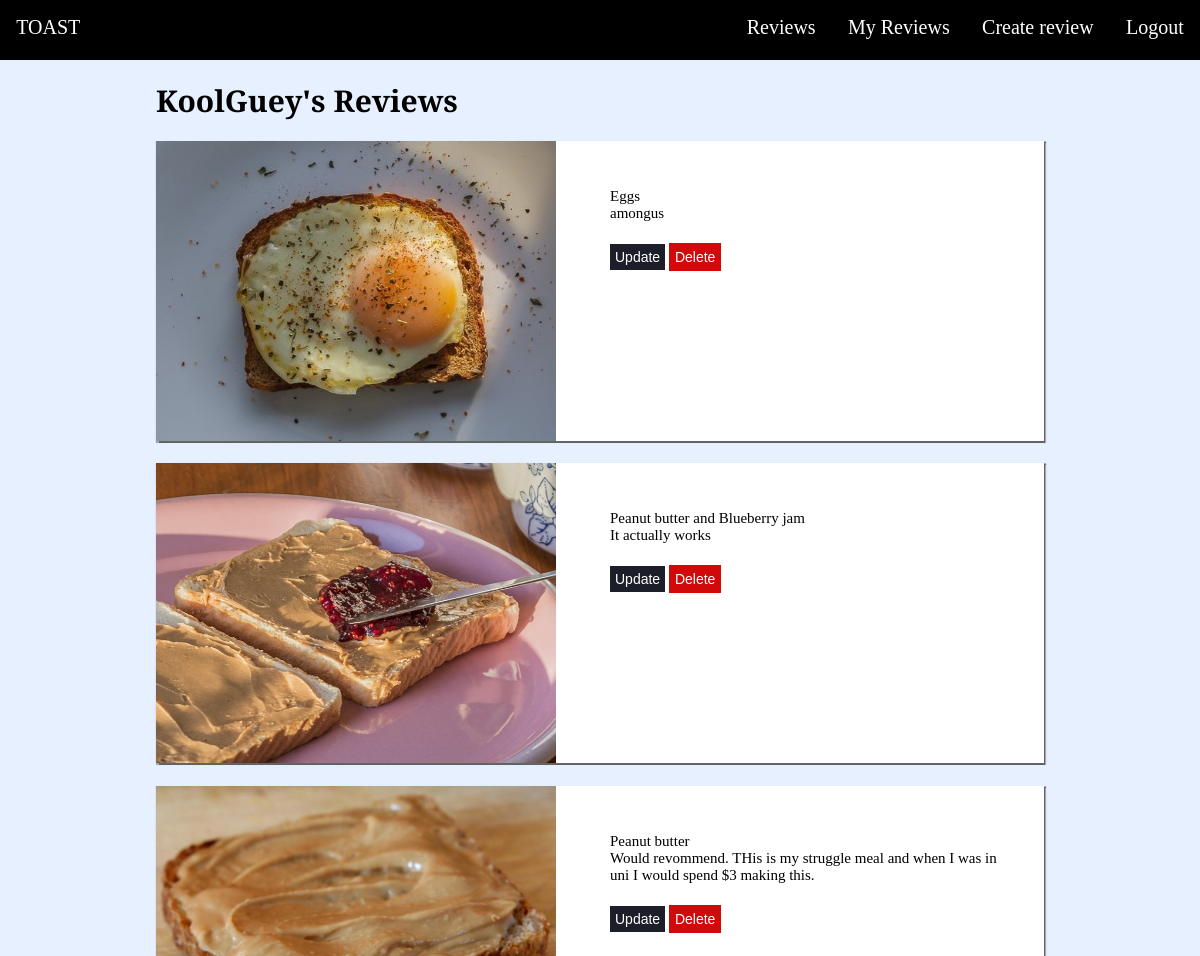
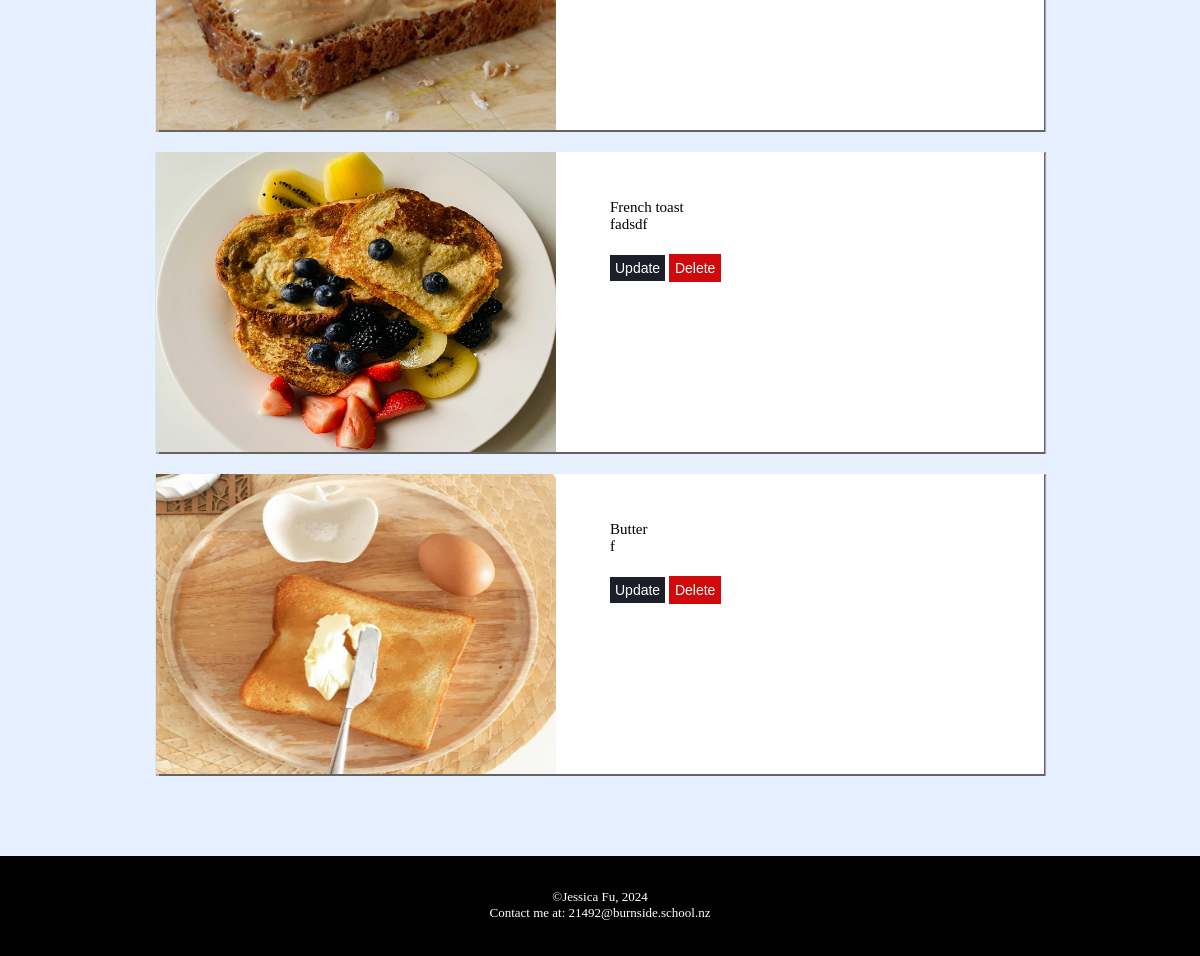
Before: /my_reviews (signed in) with the older database file (2 pictures, top to bottom).
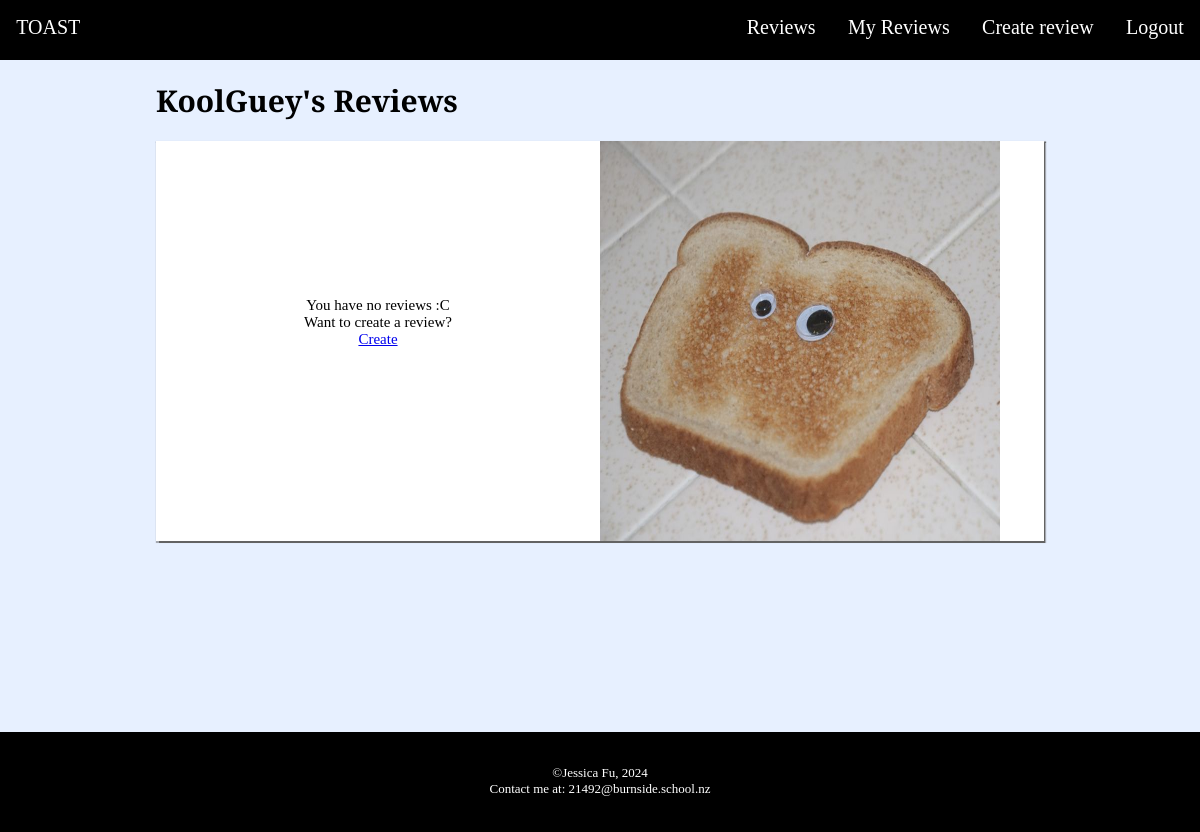
After: the same page with the newer database file.
### tables this page shows
CREATE TABLE Reviews (id INTEGER PRIMARY KEY AUTOINCREMENT, user_id INTEGER REFERENCES Users (id), review TEXT NOT NULL, toast_id INTEGER, approval INTEGER);

CREATE TABLE Toast (id INTEGER PRIMARY KEY AUTOINCREMENT, description TEXT NOT NULL, photo TEXT);

### routes.py (the view, shortened to what this page needs)
@app.route('/my_reviews', methods=['GET', 'POST'])
def my_reviews():
    if request.method == 'GET':
        if 'username' not in session:
            return redirect(url_for('login'))
        else:
            query = "SELECT t.description, r.review, r.id, t.photo \
                    FROM reviews AS r \
                    JOIN Users as u ON r.user_id = u.id \
                    JOIN Toast AS t ON t.id = r.toast_id WHERE username = ?"
            reviews = (sql_queries(query, 1, (session["username"], )))
            return render_template('my_reviews.html',
                                   reviews=reviews,
                                   username=session['username'])

### routes.py (called while the page is built)
def sql_queries(query, option, data=None):
    connection = sqlite3.connect('toast.db')
    cursor = connection.cursor()
    if data:
        cursor.execute(query, data)
    else:
        cursor.execute(query)
    if option == 0:
        result = cursor.fetchone()
        return result
    elif option == 1:
        result = cursor.fetchall()
        return result
    else:
        connection.commit()
    connection.close()

### templates/my_reviews.html (shortened to what this page needs)
{% extends 'layout.html' %}
   {% block main -%}
   {% if reviews == [] %}
    <div class="noRevGridContainer">
    <h1>{{ username }}'s Reviews</h1>
    <div class="myRevGridItem">
    <div class="noRevText">You have no reviews :C<br> Want to create a review? <br><a href="/create_reviews">Create</a></div>
    <img  height="400px" width="400px" alt="toastwitheyes" src="/static/images/A_piece_of_toast_with_eyes.jpg">
    </div>
</div>
{% else %}
<div class="myRevGridContainer">
<h1>{{ username }}'s Reviews</h1>
     {% for review in reviews %}
     <div class="myRevGridItem">
        <div class="myRevPhoto">
            <img height="300px" width="400px" alt="toastphoto" src="{{review[3]}}">
        </div>
        <div class="myRevText">
            <br>
            {{ review[0] }}
            <br>
            {{ review[1] }}
            <br><br>
            <form action="/my_reviews" method="post">
               <input type="submit" name="update_review" value="Update" class="myRevButtons">
               <input type="submit" name="delete_review" value="Delete" class="deleteButton">
            </form>
        </div>
    </div>
    {% endfor %}
</div>
{% endif %}
{%- endblock %}

### templates/layout.html (shortened to what this page needs)
<!DOCTYPE html>
<html lang="en">
    <head>
        <link rel="stylesheet" href="static/style.css">
    </head>
    <body>
    {% if session['admin'] == '1'%}
        <div class="navDiv">
        <nav>
            <a href="/" class="logo">TOAST</a>
            <a href="/logout" class="navOption">Logout</a>
            <a href="/create_reviews" class="navOption">Create review</a>
            <a href="/my_reviews" class="navOption">My Reviews</a>
            <a href="/" class="navOption">Reviews</a>
            <a href="/admin" class="navOption">Admin</a>
        </nav>
        </div>
    {% elif session['username'] %}
        <div class="navDiv">
            <nav>
                <a href="/" class="logo">TOAST</a>
                <a href="/logout" class="navOption">Logout</a>
                <a href="/create_reviews" class="navOption">Create review</a>
                <a href="/my_reviews" class="navOption">My Reviews</a>
                <a href="/" class="navOption">Reviews</a>
            </nav>
            </div>
    {% endif %}
        <main>
            {% block main %}
            {% endblock %}
        </main>
        <footer>
            <div>
            <p>©Jessica Fu, 2024 <br>Contact me at: 21492@burnside.school.nz</p>
            </div>
        </footer>
    </body>
</html>

### static/style.css (style rules this page uses)
body { word-wrap: break-word; background-color: rgb(231, 240, 255); margin:0%; font-family:Verdana; height:auto; font-size:15px; }
main { height:max-content }
footer { padding-top:20px; height:80px; background-color: #000000; bottom:0; width:100%; text-align:center; color:white; font-size:13px; }
h1 { font-family: "Arvo"; }
nav { height: 60px; background-color:black; z-index:2000000; position: fixed; width:100%; }
.navOption { float:right; text-decoration:none; padding:1.35%; font:"arvo"; color:white; font-size:20px; }
.logo { float:left; text-decoration:none; padding:1.35%; font:"arvo"; color:white; font-size:20px; }
.navDiv { height:60px; }
.myRevGridItem { box-shadow: 1px 0.5px 1px 1px rgb(99, 99, 99); display:grid; grid-template-columns: 1fr 1fr; height:min-content; margin-bottom: 2.5%; background-color: white; }
.noRevGridContainer { margin-left:13%; margin-right:13%; margin-bottom:5%; height:min-content; height:74vh; }
.noRevText { text-align: center; margin-top:35%; }

Changed rows visible on the page:
removed Reviews: photo (picture), description "Eggs", review "amongus"
removed Reviews: photo (picture), description "Peanut butter and Blueberry jam", review "It actually works"
removed Reviews: photo (picture), description "Peanut butter", review "Would revommend. THis is my struggle meal and when I was in uni I would spend $3 making this."
removed Reviews: photo (picture), description "French toast", review "fadsdf"
removed Reviews: photo (picture), description "Butter", review "f"
Other visible differences:
{{ username }}: (not shown) → "KoolGuey"
{{ username }}: "KoolGuey" → (not shown)
text now shown: "You have no reviews :C Want to create a review? Create"
